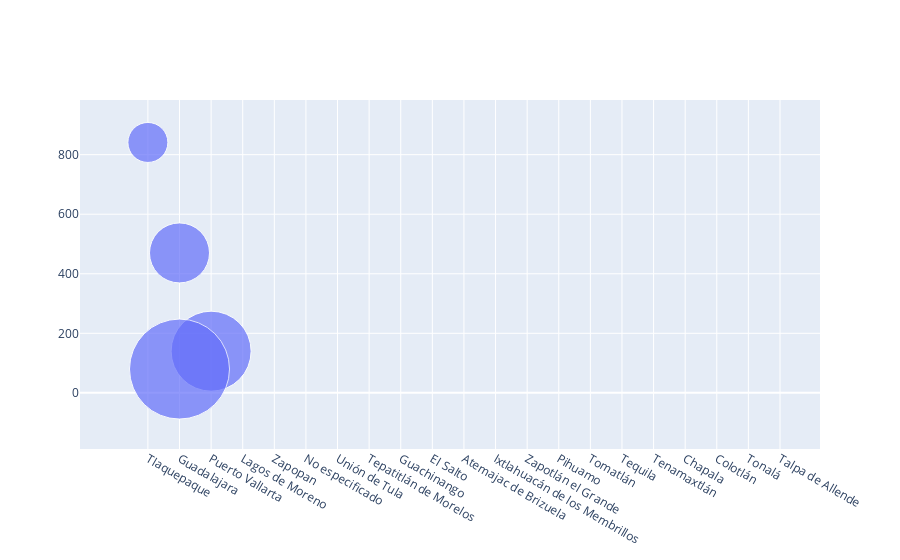

Write notebook code for a chart like this one.
### Code cell
import plotly.graph_objects as go

fig = go.Figure(data=[go.Scatter(
    x=DB['Municipio'], y=Municipio,
    mode='markers',
    marker_size=[40, 60, 80, 100])
])

fig.show()

### Figure 1 — Plotly figure (JSON) as saved in the notebook; plotly's stock layout.template omitted (floating-point values rounded to 4 significant figures; data arrays with more than 128 entries replaced by an {"elided": "..."} marker saying what was removed)
{"data": [{"marker": {"size": [40, 60, 80, 100]}, "mode": "markers", "type": "scatter", "x": {"elided": "1992 str values"}, "y": [841, 470, 140, 80, 55, 52, 35, 35, 29, 16, 16, 13, 13, 11, 8, 8, 8, 7, 7, 7, 6, 5, 5, 5, 5, 5, 4, 4, 4, 4, 4, 4, 4, 4, 4, 3, 3, 3, 3, 3, 3, 3, 3, 3, 2, 2, 2, 2, 2, 2, 2, 1, 1, 1, 1, 1, 1, 1, 1, 1, 1, 1, 1, 1, 1, 1, 1, 1, 1, 1, 1, 1, 1, 1, 1, 1, 1, 1, 1, 1, 1, 1, 1, 1]}], "layout": {}}
